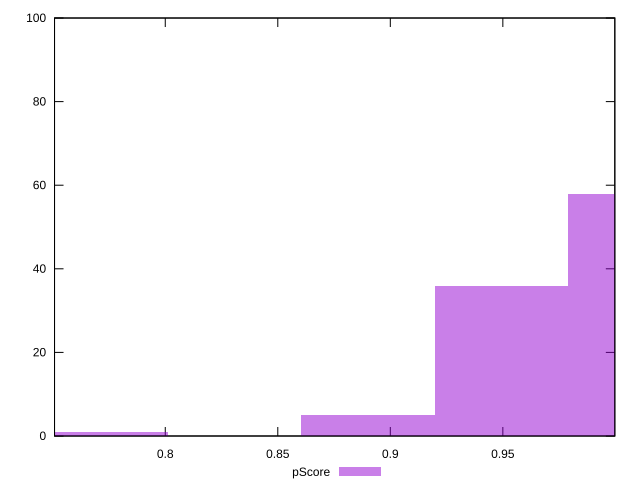

This chart was generated by the following gnuplot code:
reset

$pScore <<EOF
1.008739150463106 58
0.9494015533770409 36
0.8900639562909759 5
0.7713887621188458 1
EOF

set key outside below
set boxwidth 0.05933759708606506
set xrange [0.7507981162892616:0.9997582098200333]
set yrange [0:100]
set trange [0:100]
set style fill transparent solid 0.5 noborder
set terminal svg size 640, 490 enhanced background rgb 'white'
set output "report_00015_2021-02-09T16-11-33.973Z/bootup-time/samples/pages+cached+noadtech+nomedia+nocss/pScore/histogram.svg"

plot $pScore title "pScore" with boxes

reset
